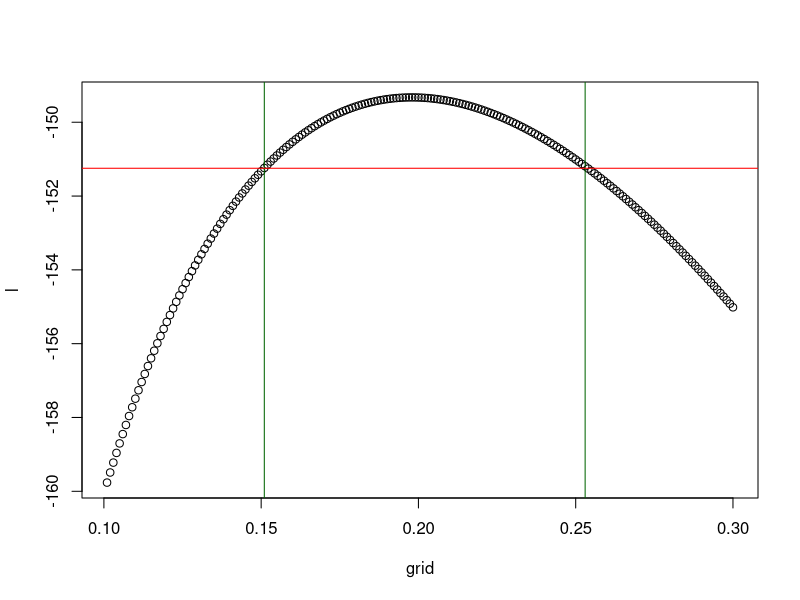
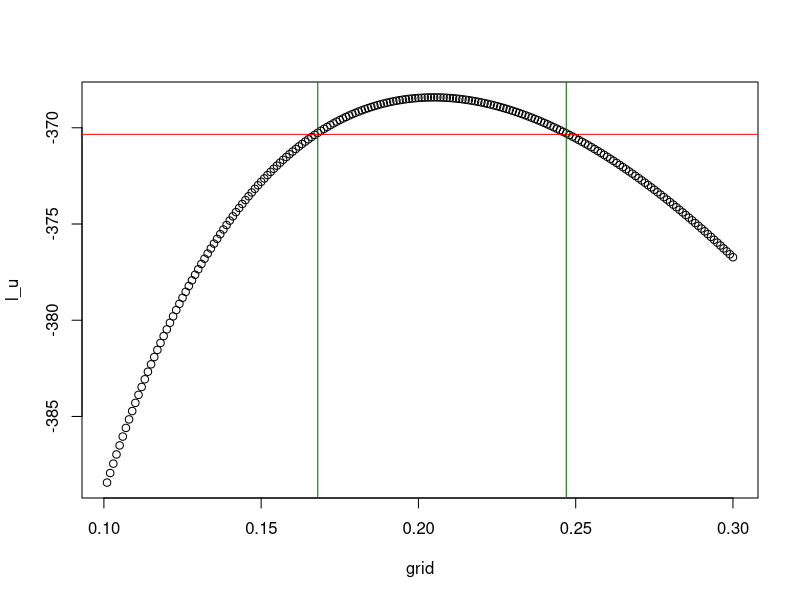

Recreate these plots in R, in order.
set.seed(1234)
# Sample size
n = 100
rate = 0.2
# Sample from Exp(.2)
x = rexp(n, rate)
# Sample from Unif(3,6)
cc = runif(n, min=3, max=6)
# Apply censoring to find the times
tt = pmin(x,cc)
# Find which times are not censored
d = (x <= cc)
# Find how many events there are
num_events = sum(d)
# Compute the maximum likelihood estimator
# of the uncensored times using log likelihood

# For this we take the product of f_X(t_i|lambda)f_Y(d_i) for all i as likelihood
# then 100log(lambda/3)-sum_(i=1)^100 x_i  will be log-likelihood.
# and MLE will be
MLE_u = n/sum(x)

# Compute the maximum likelihood estimator
# of the uncensored times using log likelihood
MLE_c = num_events/sum(tt)

# Make a plot of the log-likelihood. first make a fine grid on (0.1,0.3)
grid = 0.1 + (1:200)/1000
# compute the log-likelihoods
l = log(grid)*57-grid*sum(tt) 
# Plot it
plot(grid, l)
# Find the maximum log likelihood
l_max = max(l)
lambda_est = grid[which.max(l)]
# Find lambda_up and lambda_down.
l_deviate = l_max-1.92 
lambda_down = grid[min(which(l > l_deviate))]
lambda_up = grid[max(which(l > l_deviate))]
# Plot in the graph
abline(v = lambda_down, col = "darkgreen")
abline(v = lambda_up, col = "darkgreen")
abline(h = l_deviate, col = "red")

# Now we do the same for the uncensored data.

# compute the log-likelihoods for the uncensored data
l_u = n*log(grid/3)-grid*sum(x) 
# Plot it
plot(grid, l_u)
# Find the maximum log likelihood
l_u_max = max(l_u)
lambda_est = grid[which.max(l_u)]
# Find lambda_up and lambda_down.
l_u_deviate = l_u_max-1.92 
lambda_u_down = grid[min(which(l_u > l_u_deviate))]
lambda_u_up = grid[max(which(l_u > l_u_deviate))]
# Plot in the graph
abline(v = lambda_u_down, col = "darkgreen")
abline(v = lambda_u_up, col = "darkgreen")
abline(h = l_u_deviate, col = "red")

